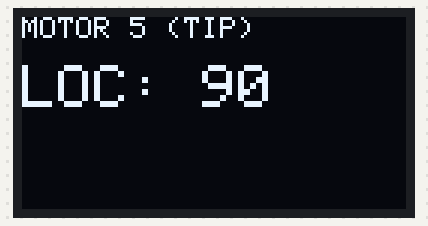
A sketch run on a simulated Arduino Uno, built with avr-gcc and run on an emulated ATmega328P. Shown: 128×64 one-colour display.

Above: at 0.1 s.

The sketch:

print.ino
```cpp
#include <SPI.h>
#include <Wire.h>
#include <Adafruit_GFX.h>
#include <Adafruit_SSD1306.h>

#define OLED_RESET 4
Adafruit_SSD1306 display(OLED_RESET);

void setup()
{
  display.begin(SSD1306_SWITCHCAPVCC, 0x3C);
  display.clearDisplay();
}

void loop()
{
  // Print "motor 5" in normal size
  display.setTextSize(1);               // Header size
  display.setTextColor(SSD1306_WHITE);
  display.setCursor(0, 0);
  display.println(F("MOTOR 5 (TIP)"));
  // Print "90" in double size
  display.setTextSize(2);               // Double size
  display.setCursor(0, 16);             // Lower position
  display.println(F("LOC: 90"));
  display.display();
}
```
